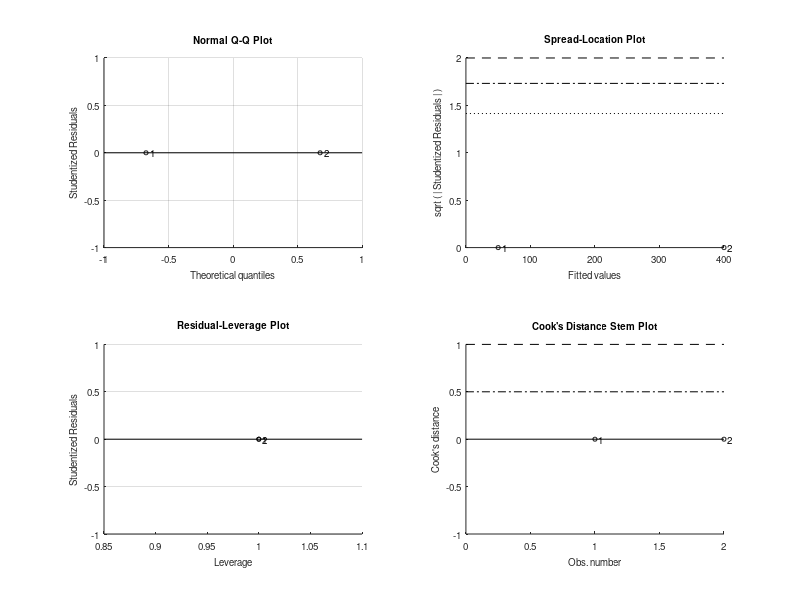

Write the MATLAB code that produced this figure. (Note: this script raises an error after producing the figure.)
freq1 = 100;
freq2 = 3000;
speed1 = 50;
speed2 = 400;

f = [freq1;freq2];
s = [speed1;speed2];
iCf = 20;
lm = fitlm(log(f),s);

intercept = lm.Coefficients.Estimate(1);
x1 = lm.Coefficients.Estimate(2);

plot((x1 * log(freq1-min(freq1,freq2):freq2) + intercept))
speed_iCf = x1 * log(iCf) + intercept